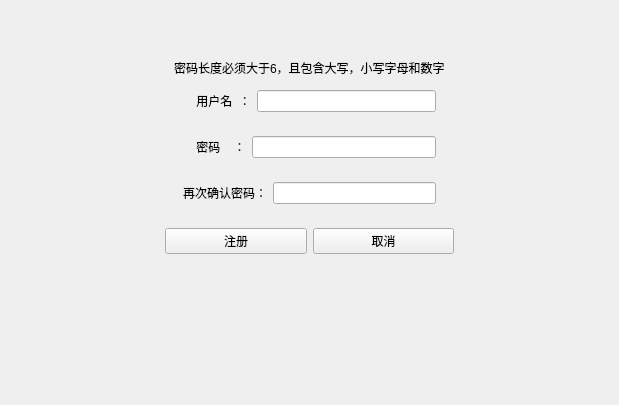
<?xml version="1.0" encoding="UTF-8"?>
<ui version="4.0">
 <class>SignUp</class>
 <widget class="QWidget" name="SignUp">
  <property name="geometry">
   <rect>
    <x>0</x>
    <y>0</y>
    <width>619</width>
    <height>405</height>
   </rect>
  </property>
  <property name="windowTitle">
   <string>Form</string>
  </property>
  <layout class="QGridLayout" name="gridLayout">
   <item row="0" column="3">
    <spacer name="horizontalSpacer_2">
     <property name="orientation">
      <enum>Qt::Horizontal</enum>
     </property>
     <property name="sizeType">
      <enum>QSizePolicy::Expanding</enum>
     </property>
     <property name="sizeHint" stdset="0">
      <size>
       <width>80</width>
       <height>20</height>
      </size>
     </property>
    </spacer>
   </item>
   <item row="1" column="1">
    <widget class="QPushButton" name="btn_sign">
     <property name="text">
      <string>注册</string>
     </property>
    </widget>
   </item>
   <item row="0" column="0">
    <spacer name="horizontalSpacer">
     <property name="orientation">
      <enum>Qt::Horizontal</enum>
     </property>
     <property name="sizeType">
      <enum>QSizePolicy::Expanding</enum>
     </property>
     <property name="sizeHint" stdset="0">
      <size>
       <width>80</width>
       <height>20</height>
      </size>
     </property>
    </spacer>
   </item>
   <item row="1" column="0">
    <spacer name="horizontalSpacer_3">
     <property name="orientation">
      <enum>Qt::Horizontal</enum>
     </property>
     <property name="sizeType">
      <enum>QSizePolicy::Expanding</enum>
     </property>
     <property name="sizeHint" stdset="0">
      <size>
       <width>80</width>
       <height>20</height>
      </size>
     </property>
    </spacer>
   </item>
   <item row="1" column="2">
    <widget class="QPushButton" name="btn_cancel">
     <property name="text">
      <string>取消</string>
     </property>
    </widget>
   </item>
   <item row="0" column="1" colspan="2">
    <widget class="QWidget" name="widget_4" native="true">
     <layout class="QVBoxLayout" name="verticalLayout">
      <item>
       <spacer name="verticalSpacer">
        <property name="orientation">
         <enum>Qt::Vertical</enum>
        </property>
        <property name="sizeHint" stdset="0">
         <size>
          <width>20</width>
          <height>40</height>
         </size>
        </property>
       </spacer>
      </item>
      <item>
       <widget class="QLabel" name="label_info">
        <property name="maximumSize">
         <size>
          <width>16777215</width>
          <height>15</height>
         </size>
        </property>
        <property name="lineWidth">
         <number>3</number>
        </property>
        <property name="text">
         <string>密码长度必须大于6，且包含大写，小写字母和数字</string>
        </property>
       </widget>
      </item>
      <item>
       <widget class="QWidget" name="widget" native="true">
        <layout class="QHBoxLayout" name="horizontalLayout">
         <item>
          <widget class="QLabel" name="label_username">
           <property name="text">
            <string>    用户名  ：</string>
           </property>
          </widget>
         </item>
         <item>
          <widget class="QLineEdit" name="lineEdit_username"/>
         </item>
        </layout>
       </widget>
      </item>
      <item>
       <widget class="QWidget" name="widget_2" native="true">
        <layout class="QHBoxLayout" name="horizontalLayout_2">
         <item>
          <widget class="QLabel" name="label_password">
           <property name="text">
            <string>    密码    ：</string>
           </property>
          </widget>
         </item>
         <item>
          <widget class="QLineEdit" name="lineEdit_password">
           <property name="echoMode">
            <enum>QLineEdit::Password</enum>
           </property>
          </widget>
         </item>
        </layout>
       </widget>
      </item>
      <item>
       <widget class="QWidget" name="widget_3" native="true">
        <layout class="QHBoxLayout" name="horizontalLayout_3">
         <item>
          <widget class="QLabel" name="label_confirm">
           <property name="text">
            <string>再次确认密码：</string>
           </property>
          </widget>
         </item>
         <item>
          <widget class="QLineEdit" name="lineEdit_confirm">
           <property name="echoMode">
            <enum>QLineEdit::Password</enum>
           </property>
          </widget>
         </item>
        </layout>
       </widget>
      </item>
     </layout>
    </widget>
   </item>
   <item row="1" column="3">
    <spacer name="horizontalSpacer_4">
     <property name="orientation">
      <enum>Qt::Horizontal</enum>
     </property>
     <property name="sizeType">
      <enum>QSizePolicy::Expanding</enum>
     </property>
     <property name="sizeHint" stdset="0">
      <size>
       <width>80</width>
       <height>20</height>
      </size>
     </property>
    </spacer>
   </item>
   <item row="2" column="2">
    <spacer name="verticalSpacer_3">
     <property name="orientation">
      <enum>Qt::Vertical</enum>
     </property>
     <property name="sizeHint" stdset="0">
      <size>
       <width>20</width>
       <height>40</height>
      </size>
     </property>
    </spacer>
   </item>
  </layout>
 </widget>
 <resources/>
 <connections/>
</ui>
